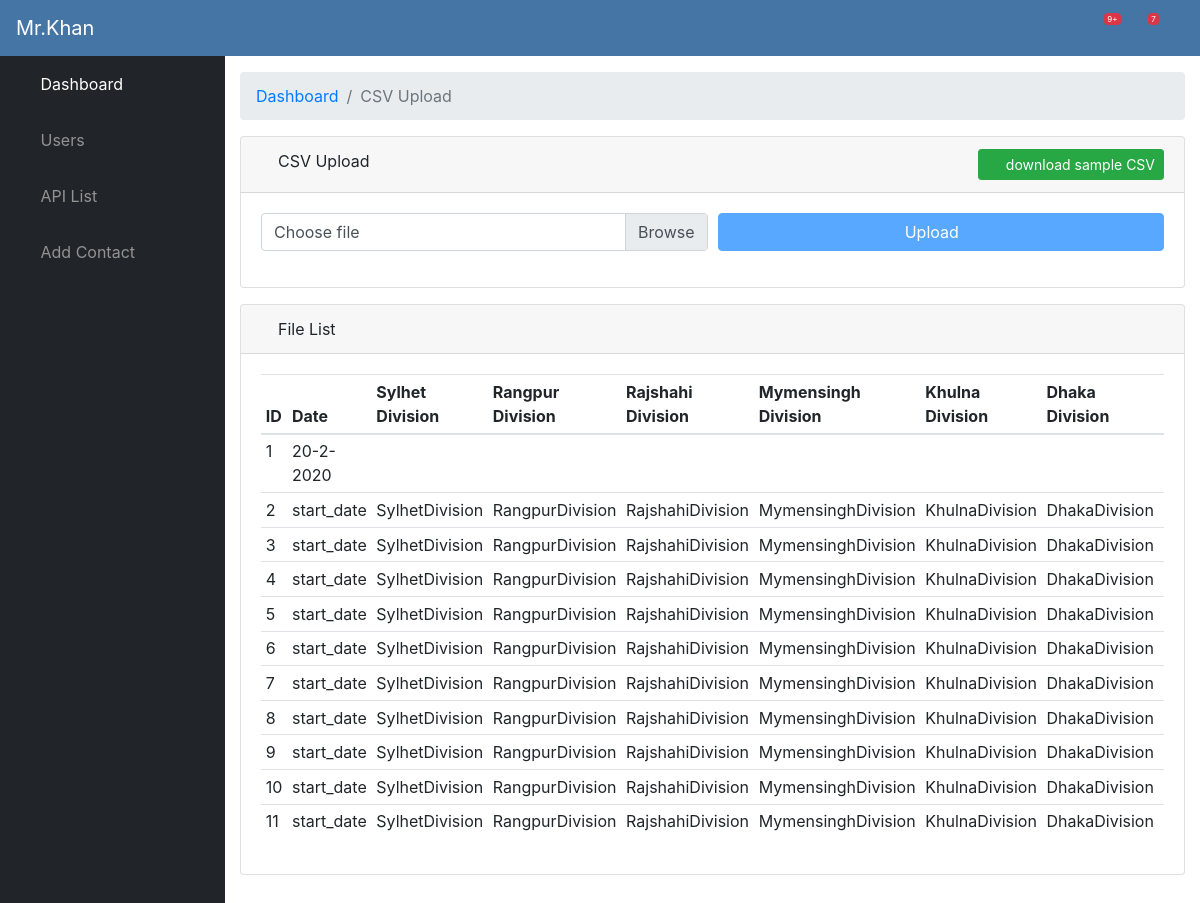
Screenshot of /upload/csvfile/ (signed in) with the database file from the repository.
### crud/models.py (models this page shows)
class CsvUploadFile(models.Model):
    start_date = models.CharField(max_length=255, blank=True)
    Bagerhat = models.CharField(max_length=25, blank=True)
    Bandarban = models.CharField(max_length=25, blank=True)
    Barguna = models.CharField(max_length=25, blank=True)
    Barisal = models.CharField(max_length=25, blank=True)
    Bhola = models.CharField(max_length=25, blank=True)
    Bogra = models.CharField(max_length=25, blank=True)
    Brahmanbaria= models.CharField(max_length=25, blank=True)
    Chandpur= models.CharField(max_length=25, blank=True)
    Chittagong= models.CharField(max_length=25, blank=True)
    Chuadanga= models.CharField(max_length=25, blank=True)
    Comilla= models.CharField(max_length=25, blank=True)
    CoxsBazar= models.CharField(max_length=25, blank=True)
    Dhaka= models.CharField(max_length=25, blank=True)
    Dinajpur= models.CharField(max_length=25, blank=True)
    Faridpur= models.CharField(max_length=25, blank=True)
    Feni= models.CharField(max_length=25, blank=True)
    Gaibandha= models.CharField(max_length=25, blank=True)
    Gazipur= models.CharField(max_length=25, blank=True)
    Gopalganj= models.CharField(max_length=25, blank=True)
    Habiganj= models.CharField(max_length=25, blank=True)
    Jaipurhat= models.CharField(max_length=25, blank=True)
    Jamalpur= models.CharField(max_length=25, blank=True)
    Jessore= models.CharField(max_length=25, blank=True)
    Jhalakati= models.CharField(max_length=25, blank=True)
    Jhenaidah= models.CharField(max_length=25, blank=True)
    Khagrachari= models.CharField(max_length=25, blank=True)
    Khulna= models.CharField(max_length=25, blank=True)
    Kishoreganj= models.CharField(max_length=25, blank=True)
    Kurigram= models.CharField(max_length=25, blank=True)
    Kushtia= models.CharField(max_length=25, blank=True)
    Lakshmipur= models.CharField(max_length=25, blank=True)
    Lalmonirhat= models.CharField(max_length=25, blank=True)
    Madaripur= models.CharField(max_length=25, blank=True)
    Magura= models.CharField(max_length=25, blank=True)
    Manikganj= models.CharField(max_length=25, blank=True)
    Meherpur= models.CharField(max_length=25, blank=True)
    Moulvibazar= models.CharField(max_length=25, blank=True)
    Munshiganj= models.CharField(max_length=25, blank=True)
    Mymensingh= models.CharField(max_length=25, blank=True)
    Naogaon= models.CharField(max_length=25, blank=True)
    Narail= models.CharField(max_length=25, blank=True)
    Narayanganj= models.CharField(max_length=25, blank=True)
    Narsingdi= models.CharField(max_length=25, blank=True)
    Natore= models.CharField(max_length=25, blank=True)
    Nawabganj= models.CharField(max_length=25, blank=True)
    Netrakona= models.CharField(max_length=25, blank=True)
    Nilphamari= models.CharField(max_length=25, blank=True)
    Noakhali= models.CharField(max_length=25, blank=True)
    Pabna= models.CharField(max_length=25, blank=True)
    Panchagarh= models.CharField(max_length=25, blank=True)
    ParbattyaChattagram= models.CharField(max_length=25, blank=True)
    Patuakhali= models.CharField(max_length=25, blank=True)
    Pirojpur= models.CharField(max_length=25, blank=True)
    Rajbari= models.CharField(max_length=25, blank=True)
    Rajshahi= models.CharField(max_length=25, blank=True)
    Rangpur= models.CharField(max_length=25, blank=True)
    Satkhira= models.CharField(max_length=25, blank=True)
    Shariatpur= models.CharField(max_length=25, blank=True)
    Sherpur= models.CharField(max_length=25, blank=True)
    Sirajganj= models.CharField(max_length=25, blank=True)
    Sunamganj= models.CharField(max_length=25, blank=True)
    Sylhet= models.CharField(max_length=25, blank=True)
    Tangail= models.CharField(max_length=25, blank=True)
    Thakurgaon= models.CharField(max_length=25, blank=True)
    SylhetDivision= models.CharField(max_length=25, blank=True)
    RangpurDivision= models.CharField(max_length=25, blank=True)
    RajshahiDivision= models.CharField(max_length=25, blank=True)
    MymensinghDivision= models.CharField(max_length=25, blank=True)
    KhulnaDivision= models.CharField(max_length=25, blank=True)
    DhakaDivision= models.CharField(max_length=25, blank=True)
    ChittagongDivision= models.CharField(max_length=25, blank=True)
    BarisalDivision= models.CharField(max_length=25, blank=True)

### crud/views.py (the view, shortened to what this page needs)
# urls.py: url(r'^upload/csvfile/$', views.upload_csv_file, name='upload_csv_file'),
@login_required
def upload_csv_file(request):
    if 'GET' == request.method:
        csvdatafield = CsvUploadFile.objects.all()
        context = {'csvdatafield': csvdatafield}
        return render(request, 'Csv/upload_csv.html', context)

### templates/Csv/upload_csv.html (shortened to what this page needs)
{% extends 'layout/app.html' %}
{% load static %}
{% block body %}
    <div id="content-wrapper">
    <div class="container-fluid">
        <ol class="breadcrumb">
            <li class="breadcrumb-item">
                <a href="#">Dashboard</a>
            </li>
            <li class="breadcrumb-item active">CSV Upload</li>
        </ol>
        <div class="card mb-3">
            <div class="card-header">
                <i class="fas fa-table"></i>
                CSV Upload
                <a class="btn-sm btn btn-success" href="{% static 'district.csv' %}"  download style="float: right"><span class="fa fa-download" ></span> &nbsp;download sample CSV</a>
            </div>
            <div class="card-body">
                <form action="{% url 'upload_csv_file' %}" method="POST" enctype="multipart/form-data" class="form-horizontal">
                    <div class="form-group">
                        <div class="form-row">
                            <div class="col-md-6">
                                <div class="input-group input-group-lg">
                                    <div class="custom-file">
                                        <label class="custom-file-label" id="fileLabel" for="input01">Choose file</label>
                                    </div>
                                </div>
                            </div>
                            <div class="col-md-6">
                                <div class="input-group input-group-lg">
                                    <div class="custom-file">
                                        <button class="btn btn-primary btn-block" id="submitBtn" disabled type="submit">Upload &nbsp;&nbsp;&nbsp;
                                        </button>
                                    </div>
                                </div>
                            </div>
                        </div>
                    </div>
                </form>
            </div>
        </div>
        <div class="card mb-3">
            <div class="card-header">
                <i class="fas fa-table"></i>
                File List
            </div>
            <div class="card-body">
                <div class="table-responsive">
                    <table class="table table-sm" id="dataTable">
                        <thead>
                        <tr>
                            <th scope="col">ID</th>
                            <th scope="col">Date</th>
                            <th scope="col">Sylhet Division</th>
                            <th scope="col">Rangpur Division</th>
                            <th scope="col">Rajshahi Division</th>
                            <th scope="col">Mymensingh Division</th>
                            <th scope="col">Khulna Division</th>
                            <th scope="col">Dhaka Division</th>
                            <th scope="col">Chittagong Division</th>
                        </tr>
                        </thead>
                        <tbody>
                        {% for member in csvdatafield %}
                            <tr>
                                <td>{{ member.id }}</td>
                                <td>{{ member.start_date }}</td>
                                <td>{{ member.SylhetDivision}}</td>
                                <td>{{ member.RangpurDivision }}</td>
                                <td>{{ member.RajshahiDivision }}</td>
                                <td>{{ member.MymensinghDivision }}</td>
                                <td>{{ member.KhulnaDivision }}</td>
                                <td>{{ member.DhakaDivision }}</td>
                                <td>{{ member.ChittagongDivision }}</td>
                            </tr>
                        {% endfor %}
                        </tbody>
                    </table>
                </div>
            </div>
        </div>
    </div>
{% endblock %}

### rows the page displays
CsvUploadFile: id "1", start_date "20-2-2020"
CsvUploadFile: id "2", start_date "start_date", SylhetDivision "SylhetDivision", RangpurDivision "RangpurDivision", RajshahiDivision "RajshahiDivision", MymensinghDivision "MymensinghDivision", KhulnaDivision "KhulnaDivision", DhakaDivision "DhakaDivision"
CsvUploadFile: id "3", start_date "start_date", SylhetDivision "SylhetDivision", RangpurDivision "RangpurDivision", RajshahiDivision "RajshahiDivision", MymensinghDivision "MymensinghDivision", KhulnaDivision "KhulnaDivision", DhakaDivision "DhakaDivision"
CsvUploadFile: id "4", start_date "start_date", SylhetDivision "SylhetDivision", RangpurDivision "RangpurDivision", RajshahiDivision "RajshahiDivision", MymensinghDivision "MymensinghDivision", KhulnaDivision "KhulnaDivision", DhakaDivision "DhakaDivision"
CsvUploadFile: id "5", start_date "start_date", SylhetDivision "SylhetDivision", RangpurDivision "RangpurDivision", RajshahiDivision "RajshahiDivision", MymensinghDivision "MymensinghDivision", KhulnaDivision "KhulnaDivision", DhakaDivision "DhakaDivision"
CsvUploadFile: id "6", start_date "start_date", SylhetDivision "SylhetDivision", RangpurDivision "RangpurDivision", RajshahiDivision "RajshahiDivision", MymensinghDivision "MymensinghDivision", KhulnaDivision "KhulnaDivision", DhakaDivision "DhakaDivision"
CsvUploadFile: id "7", start_date "start_date", SylhetDivision "SylhetDivision", RangpurDivision "RangpurDivision", RajshahiDivision "RajshahiDivision", MymensinghDivision "MymensinghDivision", KhulnaDivision "KhulnaDivision", DhakaDivision "DhakaDivision"
CsvUploadFile: id "8", start_date "start_date", SylhetDivision "SylhetDivision", RangpurDivision "RangpurDivision", RajshahiDivision "RajshahiDivision", MymensinghDivision "MymensinghDivision", KhulnaDivision "KhulnaDivision", DhakaDivision "DhakaDivision"
CsvUploadFile: id "9", start_date "start_date", SylhetDivision "SylhetDivision", RangpurDivision "RangpurDivision", RajshahiDivision "RajshahiDivision", MymensinghDivision "MymensinghDivision", KhulnaDivision "KhulnaDivision", DhakaDivision "DhakaDivision"
CsvUploadFile: id "10", start_date "start_date", SylhetDivision "SylhetDivision", RangpurDivision "RangpurDivision", RajshahiDivision "RajshahiDivision", MymensinghDivision "MymensinghDivision", KhulnaDivision "KhulnaDivision", DhakaDivision "DhakaDivision"
CsvUploadFile: id "11", start_date "start_date", SylhetDivision "SylhetDivision", RangpurDivision "RangpurDivision", RajshahiDivision "RajshahiDivision", MymensinghDivision "MymensinghDivision", KhulnaDivision "KhulnaDivision", DhakaDivision "DhakaDivision"
